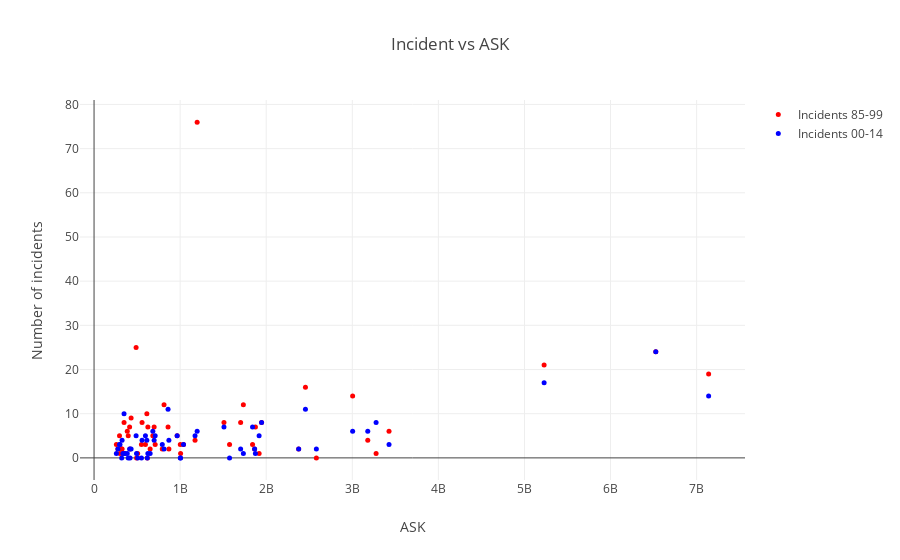

Source (notebook cell):
### Code cell
#Scatter plot che confronta gli incidenti (divisi in due blocchi in base all'anno) con ask


data = []

#scatter
trace = go.Scatter(x = ask, y = incident85_99,
                   mode = 'markers', marker = {'color': 'rgb(255,0,0)', 'size': 5, 'symbol': 'circle', 'opacity': 1.0},
                   text = airlines,
                   name = "Incidents 85-99"
                  ) 
data.append(trace)

trace = go.Scatter(x = ask, y = incident00_14,
                   mode = 'markers', marker = {'color': 'rgb(0,0,255)', 'size': 5, 'symbol': 'circle', 'opacity': 1.0},
                   text = airlines,
                   name = "Incidents 00-14"
                  ) 

data.append(trace)


layout = go.Layout(title = 'Incident vs ASK', xaxis = {'title': 'ASK'}, yaxis = {'title': 'Number of incidents'}, barmode='overlay')
fig=go.Figure(data=data, layout=layout)

py.iplot(fig)

### Figure 1 — Plotly figure (JSON) as saved in the notebook; plotly's stock layout.template omitted (floating-point values rounded to 4 significant figures)
{"data": [{"marker": {"color": "rgb(255,0,0)", "opacity": 1, "size": 5, "symbol": "circle"}, "mode": "markers", "name": "Incidents 85-99", "text": ["Aer Lingus", "Aeroflot*", "Aerolineas Argentinas", "Aeromexico*", "Air Canada", "Air France", "Air India*", "Air New Zealand*", "Alaska Airlines*", "Alitalia", "All Nippon Airways", "American*", "Austrian Airlines", "Avianca", "British Airways*", "Cathay Pacific*", "China Airlines", "Condor", "COPA", "Delta / Northwest*", "Egyptair", "El Al", "Ethiopian Airlines", "Finnair", "Garuda Indonesia", "Gulf Air", "Hawaiian Airlines", "Iberia", "Japan Airlines", "Kenya Airways", "KLM*", "Korean Air", "LAN Airlines", "Lufthansa*", "Malaysia Airlines", "Pakistan International", "Philippine Airlines", "Qantas*", "Royal Air Maroc", "SAS*", "Saudi Arabian", "Singapore Airlines", "South African", "Southwest Airlines", "Sri Lankan / AirLanka", "SWISS*", "TACA", "TAM", "TAP - Air Portugal", "Thai Airways", "Turkish Airlines", "United / Continental*", "US Airways / America West*", "Vietnam Airlines", "Virgin Atlantic", "Xiamen Airlines"], "type": "scatter", "uid": "4dec18be-f63f-11e8-b9cf-1002b5e0c242", "x": [320906734, 1197672318, 385803648, 596871813, 1865253802, 3004002661, 869253552, 710174817, 965346773, 698012498, 1841234177, 5228357340, 358239823, 396922563, 3179760952, 2582459303, 813216487, 417982610, 550491507, 6525658894, 557699891, 335448023, 488560643, 506464950, 613356665, 301379762, 493877795, 1173203126, 1574217531, 277414794, 1874561773, 1734522605, 1001965891, 3426529504, 1039171244, 348563137, 413007158, 1917428984, 295705339, 682971852, 859673901, 2376857805, 651502442, 3276525770, 325582976, 792601299, 259373346, 1509195646, 619130754, 1702802250, 1946098294, 7139291291, 2455687887, 625084918, 1005248585, 430462962], "y": [2, 76, 6, 3, 2, 14, 2, 3, 5, 7, 3, 21, 1, 5, 4, 0, 12, 2, 3, 24, 8, 1, 25, 1, 10, 1, 0, 4, 3, 2, 7, 12, 3, 6, 3, 8, 7, 1, 5, 5, 7, 2, 2, 1, 2, 2, 3, 8, 0, 8, 8, 19, 16, 7, 1, 9]}, {"marker": {"color": "rgb(0,0,255)", "opacity": 1, "size": 5, "symbol": "circle"}, "mode": "markers", "name": "Incidents 00-14", "text": ["Aer Lingus", "Aeroflot*", "Aerolineas Argentinas", "Aeromexico*", "Air Canada", "Air France", "Air India*", "Air New Zealand*", "Alaska Airlines*", "Alitalia", "All Nippon Airways", "American*", "Austrian Airlines", "Avianca", "British Airways*", "Cathay Pacific*", "China Airlines", "Condor", "COPA", "Delta / Northwest*", "Egyptair", "El Al", "Ethiopian Airlines", "Finnair", "Garuda Indonesia", "Gulf Air", "Hawaiian Airlines", "Iberia", "Japan Airlines", "Kenya Airways", "KLM*", "Korean Air", "LAN Airlines", "Lufthansa*", "Malaysia Airlines", "Pakistan International", "Philippine Airlines", "Qantas*", "Royal Air Maroc", "SAS*", "Saudi Arabian", "Singapore Airlines", "South African", "Southwest Airlines", "Sri Lankan / AirLanka", "SWISS*", "TACA", "TAM", "TAP - Air Portugal", "Thai Airways", "Turkish Airlines", "United / Continental*", "US Airways / America West*", "Vietnam Airlines", "Virgin Atlantic", "Xiamen Airlines"], "type": "scatter", "uid": "4dec18bf-f63f-11e8-99a3-1002b5e0c242", "x": [320906734, 1197672318, 385803648, 596871813, 1865253802, 3004002661, 869253552, 710174817, 965346773, 698012498, 1841234177, 5228357340, 358239823, 396922563, 3179760952, 2582459303, 813216487, 417982610, 550491507, 6525658894, 557699891, 335448023, 488560643, 506464950, 613356665, 301379762, 493877795, 1173203126, 1574217531, 277414794, 1874561773, 1734522605, 1001965891, 3426529504, 1039171244, 348563137, 413007158, 1917428984, 295705339, 682971852, 859673901, 2376857805, 651502442, 3276525770, 325582976, 792601299, 259373346, 1509195646, 619130754, 1702802250, 1946098294, 7139291291, 2455687887, 625084918, 1005248585, 430462962], "y": [0, 6, 1, 5, 2, 6, 4, 5, 5, 4, 7, 17, 1, 0, 6, 2, 2, 0, 0, 24, 4, 1, 5, 0, 4, 3, 1, 5, 0, 2, 1, 1, 0, 3, 3, 10, 2, 5, 3, 6, 11, 2, 1, 8, 4, 3, 1, 7, 0, 2, 8, 14, 11, 1, 0, 2]}], "layout": {"barmode": "overlay", "title": "Incident vs ASK", "xaxis": {"title": "ASK"}, "yaxis": {"title": "Number of incidents"}}}
